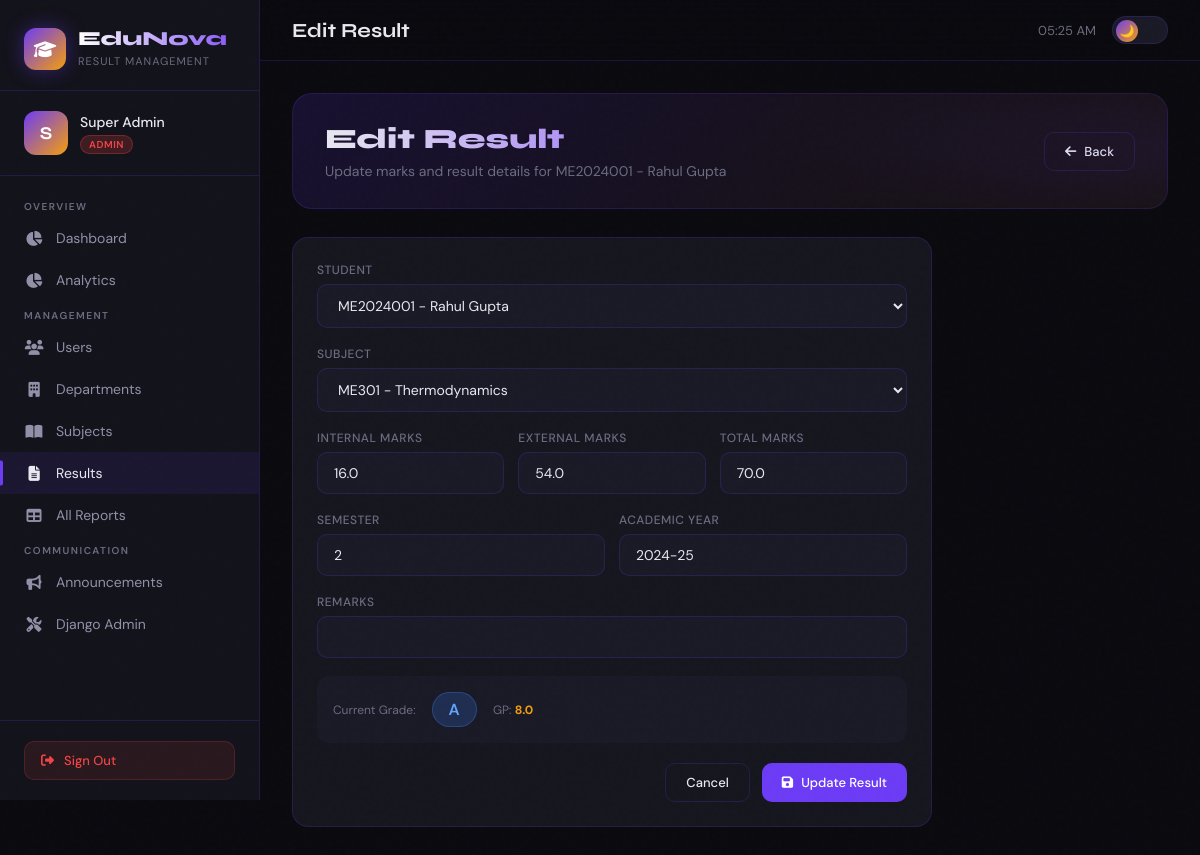
Page /results/edit/54/ (signed in) on the committed database.
### core/models.py (models this page shows, shortened)
class User(AbstractUser):
    ROLE_CHOICES = (
        ('admin', 'Admin'),
        ('teacher', 'Teacher'),
        ('student', 'Student'),
    )
    role = models.CharField(max_length=20, choices=ROLE_CHOICES, default='student')
    phone = models.CharField(max_length=15, blank=True)
    profile_pic = models.ImageField(upload_to='profiles/', blank=True, null=True)
    created_at = models.DateTimeField(auto_now_add=True)

class Result(models.Model):
    GRADE_CHOICES = (
        ('O', 'Outstanding (10)'),
        ('A+', 'Excellent (9)'),
        ('A', 'Very Good (8)'),
        ('B+', 'Good (7)'),
        ('B', 'Above Average (6)'),
        ('C', 'Average (5)'),
        ('P', 'Pass (4)'),
        ('F', 'Fail (0)'),
        ('Ab', 'Absent (0)'),
    )
    GRADE_POINT_MAP = {
        'O': 10, 'A+': 9, 'A': 8, 'B+': 7,
        'B': 6, 'C': 5, 'P': 4, 'F': 0, 'Ab': 0
    }
    student = models.ForeignKey(Student, on_delete=models.CASCADE, related_name='results')
    subject = models.ForeignKey(Subject, on_delete=models.CASCADE, related_name='results')
    marks_obtained = models.FloatField(null=True, blank=True)
    internal_marks = models.FloatField(default=0, null=True, blank=True)
    external_marks = models.FloatField(default=0, null=True, blank=True)
    grade = models.CharField(max_length=5, choices=GRADE_CHOICES, blank=True)
    grade_points = models.FloatField(null=True, blank=True)
    semester = models.IntegerField(default=1)
    academic_year = models.CharField(max_length=10, default='2024-25')
    exam_date = models.DateField(null=True, blank=True)
    remarks = models.CharField(max_length=200, blank=True)
    added_by = models.ForeignKey(User, on_delete=models.SET_NULL, null=True, related_name='added_results')
    created_at = models.DateTimeField(auto_now_add=True)
    updated_at = models.DateTimeField(auto_now=True)
    class Meta:
        unique_together = ('student', 'subject', 'semester', 'academic_year')

class Student(models.Model):
    user = models.OneToOneField(User, on_delete=models.CASCADE, related_name='student_profile')
    department = models.ForeignKey(Department, on_delete=models.SET_NULL, null=True, blank=True)
    roll_number = models.CharField(max_length=20, unique=True)
    enrollment_number = models.CharField(max_length=30, unique=True)
    semester = models.IntegerField(default=1)
    batch_year = models.IntegerField(default=2024)
    date_of_birth = models.DateField(null=True, blank=True)
    guardian_name = models.CharField(max_length=100, blank=True)
    address = models.TextField(blank=True)
    def __str__(self):
        return f"{self.roll_number} - {self.user.get_full_name() or self.user.username}"

### core/views.py (the view)
    def wrapper(request, *args, **kwargs):
        if not request.user.is_authenticated or request.user.role not in ['admin', 'teacher']:
            messages.error(request, 'Access denied.')
            return redirect('login')
        return func(request, *args, **kwargs)

### core/forms.py
class ResultForm(forms.ModelForm):
    class Meta:
        model = Result
        fields = ['student', 'subject', 'marks_obtained', 'internal_marks', 'external_marks', 'semester', 'academic_year', 'exam_date', 'remarks']
        widgets = {
            'student': forms.Select(attrs={'class': 'form-control'}),
            'subject': forms.Select(attrs={'class': 'form-control'}),
            'marks_obtained': forms.NumberInput(attrs={'class': 'form-control', 'step': '0.01'}),
            'internal_marks': forms.NumberInput(attrs={'class': 'form-control', 'step': '0.01'}),
            'external_marks': forms.NumberInput(attrs={'class': 'form-control', 'step': '0.01'}),
            'semester': forms.NumberInput(attrs={'class': 'form-control'}),
            'academic_year': forms.TextInput(attrs={'class': 'form-control', 'placeholder': '2024-25'}),
            'exam_date': forms.DateInput(attrs={'class': 'form-control', 'type': 'date'}),
            'remarks': forms.TextInput(attrs={'class': 'form-control'}),
        }

### core/models.py (called while the page is built)
    def __str__(self):
        return f"{self.code} - {self.name}"

### core/views.py (called while the page is built)
def teacher_required(func):
    def wrapper(request, *args, **kwargs):
        if not request.user.is_authenticated or request.user.role not in ['admin', 'teacher']:
            messages.error(request, 'Access denied.')
            return redirect('login')
        return func(request, *args, **kwargs)
    wrapper.__name__ = func.__name__
    return wrapper

@teacher_required
def edit_result(request, result_id):
    result = get_object_or_404(Result, id=result_id)
    form = ResultForm(request.POST or None, instance=result)
    if request.method == 'POST' and form.is_valid():
        form.save()
        messages.success(request, 'Result updated!')
        return redirect('manage_results')
    return render(request, 'core/edit_result.html', {'form': form, 'result': result})

### core/templates/core/edit_result.html (shortened to what this page needs)
{% extends 'core/base.html' %}
{% block page_title %}Edit Result{% endblock %}
{% block nav_results %}active{% endblock %}
{% block content %}
<div class="page-hero">
    <div style="display:flex;justify-content:space-between;align-items:center;flex-wrap:wrap;gap:16px;">
        <div>
            <h1>Edit Result</h1>
            <p>Update marks and result details for {{ result.student }}</p>
        </div>
        <a href="{% url 'manage_results' %}" class="btn btn-outline"><i class="fas fa-arrow-left"></i> Back</a>
    </div>
</div>
<div class="card" style="max-width:640px;">
    <form method="POST">
        <div class="form-group">
            <label class="form-label">Student</label>
            {{ form.student }}
        </div>
        <div class="form-group">
            <label class="form-label">Subject</label>
            {{ form.subject }}
        </div>
        <div style="display:grid;grid-template-columns:1fr 1fr 1fr;gap:14px;">
            <div class="form-group">
                <label class="form-label">Internal Marks</label>
                {{ form.internal_marks }}
            </div>
            <div class="form-group">
                <label class="form-label">External Marks</label>
                {{ form.external_marks }}
            </div>
            <div class="form-group">
                <label class="form-label">Total Marks</label>
                {{ form.marks_obtained }}
            </div>
        </div>
        <div style="display:grid;grid-template-columns:1fr 1fr;gap:14px;">
            <div class="form-group">
                <label class="form-label">Semester</label>
                {{ form.semester }}
            </div>
            <div class="form-group">
                <label class="form-label">Academic Year</label>
                {{ form.academic_year }}
            </div>
        </div>
        <div class="form-group">
            <label class="form-label">Remarks</label>
            {{ form.remarks }}
        </div>
        <div style="padding:16px;background:var(--bg3);border-radius:12px;margin-bottom:20px;display:flex;align-items:center;gap:16px;">
            <div style="font-size:12px;color:var(--text-muted);">Current Grade:</div>
            <span class="badge badge-{{ result.grade|default:'Ab' }}" style="font-size:16px;padding:6px 16px;">{{ result.grade|default:"N/A" }}</span>
            <div style="font-size:12px;color:var(--text-muted);">GP: <strong style="color:var(--accent)">{{ result.grade_points|default:"—" }}</strong></div>
        </div>
        <div style="display:flex;justify-content:flex-end;gap:12px;">
            <a href="{% url 'manage_results' %}" class="btn btn-outline">Cancel</a>
            <button type="submit" class="btn btn-primary"><i class="fas fa-save"></i> Update Result</button>
        </div>
    </form>
</div>
{% endblock %}

### core/templates/core/base.html (shortened to what this page needs)
<!DOCTYPE html>
<html lang="en">
<head>
    <link rel="stylesheet" href="https://cdnjs.cloudflare.com/ajax/libs/font-awesome/6.4.0/css/all.min.css">
</head>
<body>
    {% if user.is_authenticated %}
    <aside class="sidebar" id="sidebar">
        <div class="sidebar-brand">
            <a href="{% url 'dashboard' %}" class="brand-logo">
                <div class="brand-icon">
                    <i class="fas fa-graduation-cap"></i>
                </div>
                <div class="brand-text">
                    <h2>EduNova</h2>
                    <span>Result Management</span>
                </div>
            </a>
        </div>
        <div class="sidebar-user">
            <div class="user-info">
                <div class="user-avatar">{{ user.get_full_name|first|default:user.username|first|upper }}</div>
                <div class="user-details">
                    <p>{{ user.get_full_name|default:user.username }}</p>
                    <div class="role-badge {{ user.role }}">{{ user.role }}</div>
                </div>
            </div>
        </div>
        <nav class="sidebar-nav">
            {% if user.role == 'admin' %}
            <div class="nav-section-title">Overview</div>
            <a href="{% url 'admin_dashboard' %}" class="nav-item {% block nav_admin_dash %}{% endblock %}">
                <i class="fas fa-chart-pie"></i> Dashboard
            </a>
            <a href="{% url 'teacher_analytics' %}" class="nav-item {% block nav_admin_analytics %}{% endblock %}">
    <i class="fas fa-chart-pie"></i> Analytics
</a>
            <div class="nav-section-title">Management</div>
            <a href="{% url 'manage_users' %}" class="nav-item {% block nav_users %}{% endblock %}">
                <i class="fas fa-users"></i> Users
            </a>
            <a href="{% url 'manage_departments' %}" class="nav-item {% block nav_depts %}{% endblock %}">
                <i class="fas fa-building"></i> Departments
            </a>
            <a href="{% url 'manage_subjects' %}" class="nav-item {% block nav_subjects %}{% endblock %}">
                <i class="fas fa-book-open"></i> Subjects
            </a>
            <a href="{% url 'manage_results' %}" class="nav-item {% block nav_results %}{% endblock %}">
                <i class="fas fa-file-alt"></i> Results
            </a>
            <a href="{% url 'all_students_results' %}" class="nav-item {% block nav_all_results %}{% endblock %}">
                <i class="fas fa-table"></i> All Reports
            </a>
            <div class="nav-section-title">Communication</div>
            <a href="{% url 'manage_announcements' %}" class="nav-item {% block nav_announce %}{% endblock %}">
                <i class="fas fa-bullhorn"></i> Announcements
            </a>
            <a href="/django-admin/" class="nav-item">
                <i class="fas fa-tools"></i> Django Admin
            </a>
            {% endif %}
        </nav>
        <div class="sidebar-footer">
            <a href="{% url 'logout' %}" class="logout-btn">
                <i class="fas fa-sign-out-alt"></i> Sign Out
            </a>
        </div>
    </aside>
    <div class="main-content">
        <header class="topbar">
            <div class="topbar-title">{% block page_title %}Dashboard{% endblock %}</div>
            <div class="topbar-right">
    <span class="topbar-time" id="clock"></span>
    <button id="themeToggle" onclick="toggleTheme()" title="Toggle light/dark mode"
        style="
            background: var(--bg3);
            border: 1px solid var(--border);
            border-radius: 50px;
            width: 56px; height: 28px;
            cursor: pointer;
            position: relative;
            transition: all 0.3s;
            flex-shrink: 0;
        ">
        <span id="toggleKnob" style="
            position: absolute;
            top: 3px; left: 3px;
            width: 22px; height: 22px;
            border-radius: 50%;
            background: linear-gradient(135deg, var(--primary), var(--accent));
            transition: transform 0.3s cubic-bezier(0.34,1.56,0.64,1);
            display: flex; align-items: center; justify-content: center;
            font-size: 12px;
        ">🌙</span>
    </button>
</div>
        </header>
        <main class="page-content">
            {% block content %}{% endblock %}
        </main>
    </div>
    {% else %}
        {% block auth_content %}{% endblock %}
    {% endif %}
</body>
</html>

### rows in the picture
User: get_full_name|first "S", get_full_name "Super Admin", role "ADMIN"
Result: student "ME2024001 - Rahul Gupta", subject "ME301 - Thermodynamics", internal_marks "16.0", external_marks "54.0", marks_obtained "70.0", semester "2", academic_year "2024-25", grade "A", grade_points "8.0"
